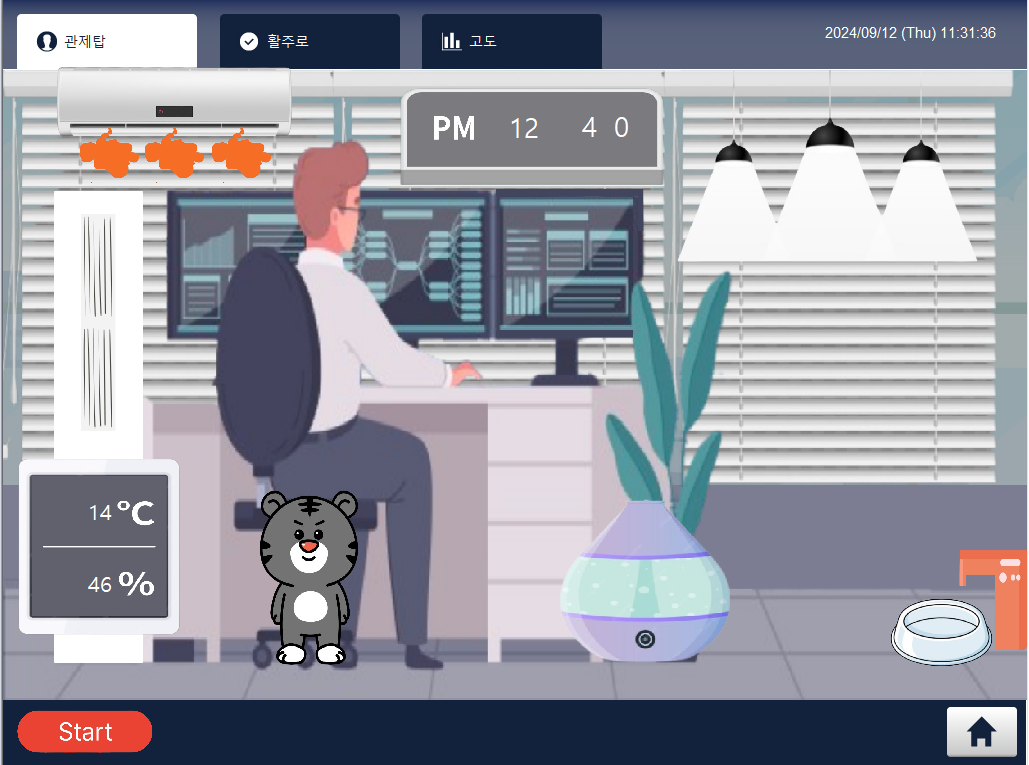
#> input picture pythonProject/mainImage.png, 1029 x 765 px
$ python openCVtest4.py
#> lines starting #> are read from the running program, lines starting #| are printed output that depends on the picture
from tempfile import template

import cv2
import numpy as np
import matplotlib.pyplot as plt

plt.rcParams['font.family'] ='Malgun Gothic'
plt.rcParams['axes.unicode_minus'] =False

# 히스토그램

# #이미지 로드 및 그레이스케일로 전환
# img = cv2.imread("testRobot.jpg", cv2.IMREAD_GRAYSCALE)
#
# # 히스토그램 계산
# hist = cv2.calcHist([img], [0], None, [256], [0, 256])

# # 히스토그램 플로팅
# plt.figure(figsize=(8, 6))
# plt.plot(hist, color="black")
# plt.title("히스토그램")
# plt.xlabel("픽셀 값")
# plt.ylabel("픽셀 수")
# plt.xlim([0, 256])
# plt.show()

# #히스토그램 균등화
#
# #이미지 로드 및 그레이스케일로 전환
# img = cv2.imread("testRobot.jpg", cv2.IMREAD_GRAYSCALE)
#
# # 히스토그램 평활화 적용
# equalized_image = cv2.equalizeHist(img)
#
# plt.figure(figsize=(12, 6))
#
# plt.subplot(2, 2, 1)
# plt.imshow(img, cmap="gray")
# plt.title("원본 이미지")
# plt.axis("off")
#
# plt.subplot(2, 2, 2)
# plt.hist(img.ravel(), 256, [0, 256])
# plt.title("원본 히스토그램")
#
# plt.subplot(2, 2, 3)
# plt.imshow(equalized_image, cmap="gray")
# plt.title("히스토그램 평활화 이미지")
# plt.axis("off")
#
# plt.subplot(2, 2, 4)
# plt.hist(equalized_image.ravel(), 256, [0, 256])
# plt.title("히스토그램 평활화 히스토그램")
#
# plt.show()

#히스토그램 균등화

# #이미지 로드 및 그레이스케일로 전환
# img = cv2.imread("testRobot.jpg", cv2.IMREAD_GRAYSCALE)
#
# # CLAHE 객체 생성
# clahe = cv2.createCLAHE(clipLimit=2.0, tileGridSize=(8, 8))
#
# #CLAHE 적용
# clahe_image = clahe.apply(img)
#
# #원본 및 CLAHE 이미지 비교
# plt.figure(figsize=(10, 5))
#
# plt.subplot(1, 2, 1)
# plt.imshow(img, cmap="gray")
# plt.title("원본 이미지")
# plt.axis("off")
#
# plt.subplot(1, 2, 2)
# plt.imshow(clahe_image, cmap="gray")
# plt.title("CLAHE 이미지")
# plt.axis("off")
#
# plt.show()

# 가우스 피라미드

# 이미지 로드
# img = cv2.imread("testRobot.jpg")
#
# # 가우스 피라미드 생성
# layer = img.copy()
# gaussian_pyramid = [layer]
#
# for i in range(3): #3단계 피라미드 생성
#     layer = cv2.pyrDown(layer)
#     gaussian_pyramid.append(layer)
#
# # 피라미드 단계별 이미지 표시
# plt.figure(figsize=(12, 6))
# for i in range(4):
#     plt.subplot(1, 4, i+1)
#     plt.imshow(cv2.cvtColor(gaussian_pyramid[i], cv2.COLOR_BGR2RGB))
#     plt.title(f'label {i}')
#     plt.axis("off")
#
# plt.show()
#
# #라플라시안 피라미드
#
# # 이미지 로드
# img = cv2.imread("testRobot.jpg")
#
# # 가우스 피라미드 생성
# layer = img.copy()
# gaussian_pyramid = [layer]
#
# for i in range(3): #3단계 피라미드 생성
#     layer = cv2.pyrDown(layer)
#     gaussian_pyramid.append(layer)
#
# # 라플라시안 피라미드 생성
# laplacian_pyramid = []
#
# for i in range(3, 0, -1): #3단계 피라미드 생성
#     gaussian_expanded = cv2.pyrUp(gaussian_pyramid[i])
#
# # gaussian_expanded를 이전 레벨의 이미지 크기에 맞춤
# gaussian_expanded = cv2.resize(gaussian_expanded, (gaussian_pyramid[i - 1].shape[1], gaussian_pyramid[i - 1].shape[0]))
#
# laplacian = cv2.subtract(gaussian_pyramid[i-1], gaussian_expanded)
# laplacian_pyramid.append(laplacian)
#
# # 라플라시안 피라미드 단계별 이미지 표시
# plt.figure(figsize=(12, 6))
# for i in range(3):
#     plt.subplot(1, 3, i+1)
#     plt.imshow(cv2.cvtColor(gaussian_pyramid[i], cv2.COLOR_BGR2RGB))
#     plt.title(f'Laplacian Level {i}')
#     plt.axis("off")
#
# plt.show()

# # 피라미드를 이용한 이미지 혼합
#
# # 이미지 로드
# A = cv2.imread("orange2.png")
# B = cv2.imread("apple2.png")
#
# # 가우시안 피라미드 생성
# A_copy = A.copy()
# B_copy = B.copy()
# gpA = [A_copy]
# gpB = [B_copy]
#
# for i in range(3):
#     A_copy = cv2.pyrDown(A_copy)
#     B_copy = cv2.pyrDown(B_copy)
#     gpA.append(A_copy)
#     gpB.append(B_copy)
#
# # 라플라시안 피라미드 생성
# lpA = [gpA[3]]
# lpB = [gpB[3]]
#
# for i in range(3, 0, -1):
#     # cv2.pyrUp()로 확장된 이미지를 이전 단계와 같은 크기로 맞춤
#     gaussian_expanded_A = cv2.pyrUp(gpA[i])
#     gaussian_expanded_B = cv2.pyrUp(gpB[i])
#
#     # 크기를 이전 이미지와 동일하게 맞춤
#     gaussian_expanded_A = cv2.resize(gaussian_expanded_A, (gpA[i - 1].shape[1], gpA[i - 1].shape[0]))
#     gaussian_expanded_B = cv2.resize(gaussian_expanded_B, (gpB[i - 1].shape[1], gpB[i - 1].shape[0]))
#
#     LA = cv2.subtract(gpA[i - 1], gaussian_expanded_A)
#     LB = cv2.subtract(gpB[i - 1], gaussian_expanded_B)
#     lpA.append(LA)
#     lpB.append(LB)
#
# # 피라미드 블랜딩
# LS = []
# for la, lb in zip(lpA, lpB):
#     # 두 배열의 높이가 동일한지 확인하고, 동일하지 않으면 크기를 조정
#     if la.shape[0] != lb.shape[0]:
#         lb = cv2.resize(lb, (lb.shape[1], la.shape[0]))  # lb 이미지를 la의 높이에 맞춤
#
#     rows, cols, dpt = la.shape
#     ls = np.hstack((la[:, 0:cols//2], lb[:, cols//2:]))
#     LS.append(ls)
#
# # 블렌딩된 이미지 재구성
# blended = LS[0]
# for i in range(1, 4):
#     # 크기를 맞추어 피라미드를 재구성
#     blended_up = cv2.pyrUp(blended)
#
#     # cv2.pyrUp(blended)의 크기와 LS[i]의 크기를 일치시킴
#     if blended_up.shape != LS[i].shape:
#         LS[i] = cv2.resize(LS[i], (blended_up.shape[1], blended_up.shape[0]))
#
#     # 두 이미지의 채널 수 확인 및 일치
#     if blended_up.shape[2] != LS[i].shape[2]:
#         LS[i] = cv2.cvtColor(LS[i], cv2.COLOR_GRAY2BGR)
#
#     # 두 이미지를 더하기
#     blended = cv2.add(blended_up, LS[i])
#
# # 결과 표시
# cv2.imshow("Blended Image", blended)
# cv2.waitKey(0)
# cv2.destroyAllWindows()

# # 템플릿 매칭
#
# # 이미지와 탬플릿 로드
# img = cv2.imread("mainImage.png")
# template = cv2.imread("tiger.png", cv2.IMREAD_GRAYSCALE)
#
# # 그레이스케일로 전환
# gray_image = cv2.cvtColor(img, cv2.COLOR_BGR2GRAY)
#
# # 템플릿 매칭 수행
# result = cv2.matchTemplate(gray_image, template, cv2.TM_CCOEFF_NORMED)
#
# # 최적의 매칭 위치 찾기
# min_val, max_val, min_loc, max_loc = cv2.minMaxLoc(result)
#
# # 템플릿의 크기 구하기
# h, w = template.shape
#
# # 최적의 위치에 사각형 그리기
# top_left = max_loc
# bottom_right = (top_left[0] + w, top_left[1] + h)
# cv2.rectangle(img, top_left, bottom_right, (0, 255, 0), 2)
#
# # 결과 표시
# plt.figure(figsize=(8, 6))
# plt.imshow(cv2.cvtColor(img, cv2.COLOR_BGR2RGB))
# plt.title("템플릿 매칭 결과")
# plt.axis("off")
# plt.show()

# 템플릿 매칭

## 이미지와 템플릿 로드
# img = cv2.imread("oranges.png")
# template = cv2.imread("orange2.png", cv2.IMREAD_GRAYSCALE)
# gray_image = cv2.cvtColor(img, cv2.COLOR_BGR2GRAY)
#
# # 템플릿 매칭 수행
# result = cv2.matchTemplate(gray_image, template, cv2.TM_CCOEFF_NORMED)
#
# # 일치 임계값 설정
# threshold = 0.8
# loc = np.where(result >= threshold)
#
# # 일치하는 모든 위치에 사각형 그리기
# h, w = template.shape
# for pt in zip(*loc[::-1]):
#     cv2.rectangle(img, pt, (pt[0] + w, pt[1] + h), (0, 255, 0), 2)
#
# # 결과 표시
# cv2.imshow("MUltiple Matches", img)
# cv2.waitKey(0)
# cv2.destroyAllWindows()

# # 이미지 분할
#
# # 이미지 로드 및 그레이스케일로 전환
# img = cv2.imread("testImage.jpg")
# gray = cv2.cvtColor(img, cv2.COLOR_BGR2GRAY)
#
# # 이진환 처리
# _, binary = cv2.threshold(gray, 0, 255,
#                           cv2.THRESH_BINARY_INV + cv2.THRESH_OTSU)
#
# # 모폴로지 커널 설정
# kernel = np.ones((3, 3), np.uint8)
#
# # 모폴로지 연산 (Opening) 적용
# opening = cv2.morphologyEx(binary, cv2.MORPH_OPEN, kernel)
#
# # 확실한 배경 영역 찾기
# sure_bg = cv2.dilate(opening, kernel, iterations=3)
#
# # 거리 변환 후 확실한 전경 영역 찾기
# dist_transform = cv2.distanceTransform(opening, cv2.DIST_L2, 5)
# _, sure_fg = cv2.threshold(dist_transform,
#                            0.7 * dist_transform.max(), 255, 0)
#
# # 확실한 배경에서 확실한 전경을 뺀 영역 찾기 (Unknown)
# sure_fg = np.uint8(sure_fg)
# unknown = cv2.subtract(sure_bg, sure_fg)
#
# # 마커 레이블 생성 및 워터셰드 알고리즘 적용
# _, markers = cv2.connectedComponents(sure_fg)
# markers = markers + 1
# markers[markers + 1]
# markers[unknown == 255] = 0
# markers = cv2.watershed(img, markers)
# img[markers == -1] = [255, 0, 0]
#
# # 결과 이미지 출력
# cv2.imshow('Segmented Image', img)
# cv2.waitKey(0)
# cv2.destroyAllWindows()

# GrabCut 적용

# 이미지 로드
img = cv2.imread("mainImage.png")
#> img is the input picture: shape (765, 1029, 3); mean B, G, R 162.1, 151.8, 150.8
mask = np.zeros(img.shape[:2], np.uint8)

# 사전 정의된 배경 및 전경 모델 생성
bgd_model = np.zeros((1, 65), np.float64)
fgd_model = np.zeros((1, 65), np.float64)

# 초기 사각형 설정
rect = (50, 50, 450, 290)

# GrabCut 알고리즘 적용
cv2.grabCut(img,mask, rect, bgd_model,
            fgd_model, 5, cv2.GC_INIT_WITH_RECT)

# 마스크 업데이트 및 결과 이미지 생성
mask2 = np.where((mask == 2)|(mask == 0), 0, 1).astype('uint8')
result = img * mask2[:, :, np.newaxis]
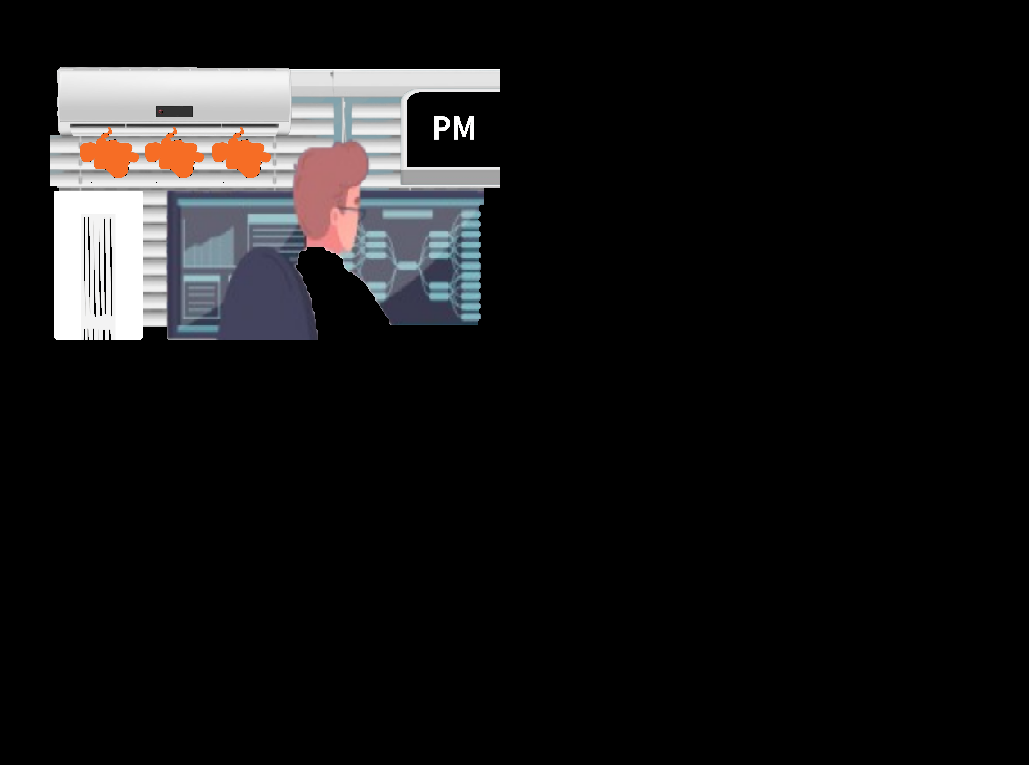
#> result: shape (765, 1029, 3); mean B, G, R 22.2, 21.8, 22.5

# 결과 표시
cv2.imshow("GrabCut 결과", result)
cv2.waitKey(0)
cv2.destroyAllWindows()
